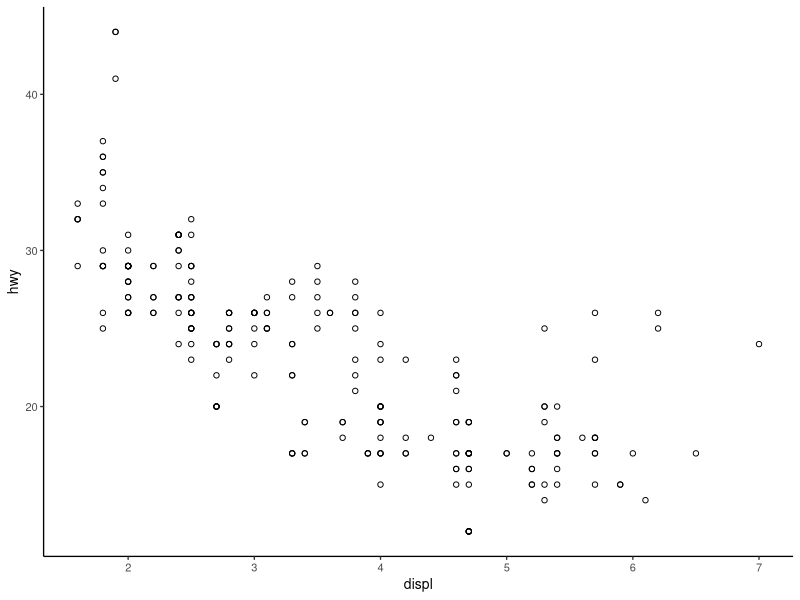
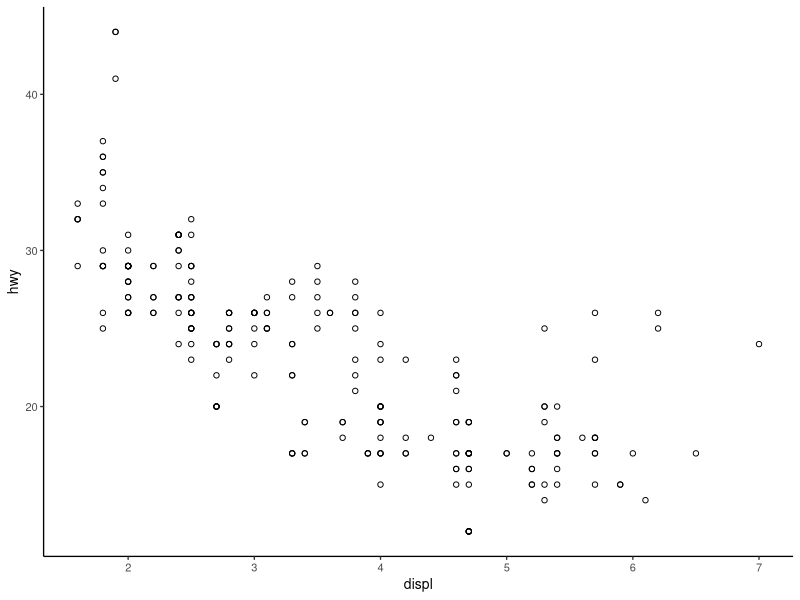

Write R code to recreate these figures, in order.
library(tidyverse)

mm2inch <- function(x){x / 25.4}

dev.new(width = mm2inch(90),
        height = mm2inch(90*4/5),
        noRStudioGD=TRUE)

ggplot(data = mpg, 
       mapping = aes(x = displ,
                     y = hwy)) +
  geom_point(shape = 1) +
  theme_classic(base_size = 10)

ggsave(filename = "plot1.svg",
       width = mm2inch(90),
       height = mm2inch(90*4/5),
       units = 'in',
       dpi = 300)


# for maintaining size in R graphics devices, see
# see https://stackoverflow.com/questions/44711236/set-the-size-of-ggsave-exactly

# for text modifications in Inkscape see
# https://graphicdesign.stackexchange.com/questions/160105/why-changing-font-size-only-changes-height
